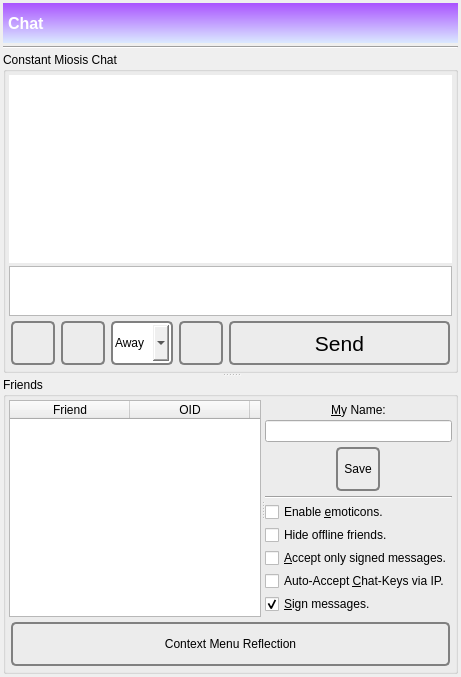
      <widget class="QWidget" name="tab_chat">
       <attribute name="icon">
        <iconset resource="../Icons/icons.qrc">
         <normaloff>:/nuvola/chat_t.png</normaloff>:/nuvola/chat_t.png</iconset>
       </attribute>
       <attribute name="title">
        <string/>
       </attribute>
       <attribute name="toolTip">
        <string>Chat</string>
       </attribute>
       <layout class="QVBoxLayout" name="verticalLayout_18">
        <property name="spacing">
         <number>3</number>
        </property>
        <property name="margin">
         <number>0</number>
        </property>
        <item>
         <widget class="QWidget" name="layouttab" native="true">
          <property name="sizePolicy">
           <sizepolicy hsizetype="Expanding" vsizetype="Expanding">
            <horstretch>0</horstretch>
            <verstretch>0</verstretch>
           </sizepolicy>
          </property>
          <layout class="QVBoxLayout" name="verticalLayout_20">
           <property name="spacing">
            <number>3</number>
           </property>
           <property name="margin">
            <number>3</number>
           </property>
           <item>
            <widget class="QLabel" name="banderole_chat">
             <property name="minimumSize">
              <size>
               <width>0</width>
               <height>40</height>
              </size>
             </property>
             <property name="font">
              <font>
               <pointsize>12</pointsize>
               <weight>75</weight>
               <bold>true</bold>
              </font>
             </property>
             <property name="autoFillBackground">
              <bool>false</bool>
             </property>
             <property name="styleSheet">
              <string notr="true">background-color: qlineargradient(spread:reflect, x1:0.023, y1:0.988636, x2:0.028, y2:0.011, stop:0 rgba(218, 232, 255, 255), stop:1 rgba(170, 85, 255, 255));

color: rgb(255, 255, 255);


</string>
             </property>
             <property name="text">
              <string>Chat</string>
             </property>
             <property name="margin">
              <number>0</number>
             </property>
             <property name="indent">
              <number>5</number>
             </property>
            </widget>
           </item>
           <item>
            <widget class="Line" name="line_7">
             <property name="orientation">
              <enum>Qt::Horizontal</enum>
             </property>
            </widget>
           </item>
           <item>
            <widget class="QSplitter" name="splitter_2">
             <property name="sizePolicy">
              <sizepolicy hsizetype="Preferred" vsizetype="Expanding">
               <horstretch>0</horstretch>
               <verstretch>0</verstretch>
              </sizepolicy>
             </property>
             <property name="orientation">
              <enum>Qt::Vertical</enum>
             </property>
             <property name="childrenCollapsible">
              <bool>false</bool>
             </property>
             <widget class="QSplitter" name="splitter">
              <property name="orientation">
               <enum>Qt::Vertical</enum>
              </property>
              <property name="childrenCollapsible">
               <bool>false</bool>
              </property>
              <widget class="QGroupBox" name="groupBox_9">
               <property name="sizePolicy">
                <sizepolicy hsizetype="Preferred" vsizetype="Preferred">
                 <horstretch>0</horstretch>
                 <verstretch>0</verstretch>
                </sizepolicy>
               </property>
               <property name="title">
                <string>Constant Miosis Chat</string>
               </property>
               <layout class="QVBoxLayout" name="verticalLayout_12">
                <property name="spacing">
                 <number>3</number>
                </property>
                <property name="margin">
                 <number>3</number>
                </property>
                <item>
                 <widget class="QTextBrowser" name="messages">
                  <property name="autoFillBackground">
                   <bool>false</bool>
                  </property>
                  <property name="frameShape">
                   <enum>QFrame::NoFrame</enum>
                  </property>
                  <property name="tabChangesFocus">
                   <bool>true</bool>
                  </property>
                  <property name="html">
                   <string>&lt;!DOCTYPE HTML PUBLIC &quot;-//W3C//DTD HTML 4.0//EN&quot; &quot;http://www.w3.org/TR/REC-html40/strict.dtd&quot;&gt;
&lt;html&gt;&lt;head&gt;&lt;meta name=&quot;qrichtext&quot; content=&quot;1&quot; /&gt;&lt;style type=&quot;text/css&quot;&gt;
p, li { white-space: pre-wrap; }
&lt;/style&gt;&lt;/head&gt;&lt;body style=&quot; font-family:'Sans'; font-size:8pt; font-weight:400; font-style:normal;&quot;&gt;
&lt;p style=&quot;-qt-paragraph-type:empty; margin-top:0px; margin-bottom:0px; margin-left:0px; margin-right:0px; -qt-block-indent:0; text-indent:0px; font-family:'MS Shell Dlg 2';&quot;&gt;&lt;br /&gt;&lt;/p&gt;&lt;/body&gt;&lt;/html&gt;</string>
                  </property>
                 </widget>
                </item>
                <item>
                 <widget class="spoton_textedit" name="message">
                  <property name="sizePolicy">
                   <sizepolicy hsizetype="Expanding" vsizetype="Preferred">
                    <horstretch>0</horstretch>
                    <verstretch>0</verstretch>
                   </sizepolicy>
                  </property>
                  <property name="maximumSize">
                   <size>
                    <width>16777215</width>
                    <height>50</height>
                   </size>
                  </property>
                  <property name="styleSheet">
                   <string notr="true">background-color: qlineargradient(x1: 0, y1: 0, x2: 0, y2: 1,
                                   stop: 0 #ffffc3, stop: 1 #FFFFFF);


</string>
                  </property>
                  <property name="tabChangesFocus">
                   <bool>true</bool>
                  </property>
                  <property name="acceptRichText">
                   <bool>false</bool>
                  </property>
                 </widget>
                </item>
                <item>
                 <layout class="QHBoxLayout" name="horizontalLayout_10">
                  <property name="spacing">
                   <number>2</number>
                  </property>
                  <item>
                   <widget class="QPushButton" name="clearMessages">
                    <property name="sizePolicy">
                     <sizepolicy hsizetype="Minimum" vsizetype="Fixed">
                      <horstretch>0</horstretch>
                      <verstretch>0</verstretch>
                     </sizepolicy>
                    </property>
                    <property name="minimumSize">
                     <size>
                      <width>48</width>
                      <height>48</height>
                     </size>
                    </property>
                    <property name="maximumSize">
                     <size>
                      <width>16777215</width>
                      <height>16777215</height>
                     </size>
                    </property>
                    <property name="toolTip">
                     <string>Clear Chat.</string>
                    </property>
                    <property name="styleSheet">
                     <string notr="true">QPushButton {
 border: 2px solid gray;
 background-color: qlineargradient(x1: 0, y1: 0, x2: 0, y2: 1,
                                   stop: 0 #E0E0E0, stop: 1 #FFFFFF);
 border-radius: 5px;
 margin: 2px;
 padding: 2px;
 }



QPushButton:hover { 
background-color: qlineargradient(x1: 0, y1: 0, x2: 0, y2: 1,
                                   stop: 0 rgb(254,229,172), stop: 1 #FFFFFF);
background-position: top center; } 

QPushButton:pressed {
     background-color: darkgrey;
     border-style: inset;
 }</string>
                    </property>
                    <property name="text">
                     <string/>
                    </property>
                    <property name="icon">
                     <iconset resource="../Icons/icons.qrc">
                      <normaloff>:/nuvola/clear.png</normaloff>:/nuvola/clear.png</iconset>
                    </property>
                    <property name="iconSize">
                     <size>
                      <width>32</width>
                      <height>32</height>
                     </size>
                    </property>
                    <property name="flat">
                     <bool>false</bool>
                    </property>
                   </widget>
                  </item>
                  <item>
                   <widget class="QPushButton" name="copyrepleo_chat">
                    <property name="sizePolicy">
                     <sizepolicy hsizetype="Fixed" vsizetype="Fixed">
                      <horstretch>0</horstretch>
                      <verstretch>0</verstretch>
                     </sizepolicy>
                    </property>
                    <property name="minimumSize">
                     <size>
                      <width>48</width>
                      <height>48</height>
                     </size>
                    </property>
                    <property name="maximumSize">
                     <size>
                      <width>16777215</width>
                      <height>16777215</height>
                     </size>
                    </property>
                    <property name="toolTip">
                     <string>Copy the Chat-Repleo of one! selected friend.</string>
                    </property>
                    <property name="styleSheet">
                     <string notr="true">QPushButton {
 border: 2px solid gray;
 background-color: qlineargradient(x1: 0, y1: 0, x2: 0, y2: 1,
                                   stop: 0 #E0E0E0, stop: 1 #FFFFFF);
 border-radius: 5px;
 margin: 2px;
 padding: 2px;
 }



QPushButton:hover { 
background-color: qlineargradient(x1: 0, y1: 0, x2: 0, y2: 1,
                                   stop: 0 rgb(254,229,172), stop: 1 #FFFFFF);
background-position: top center; } 

QPushButton:pressed {
     background-color: darkgrey;
     border-style: inset;
 }</string>
                    </property>
                    <property name="text">
                     <string/>
                    </property>
                    <property name="icon">
                     <iconset resource="../Icons/icons.qrc">
                      <normaloff>:/generic/repleo-chat.png</normaloff>:/generic/repleo-chat.png</iconset>
                    </property>
                    <property name="iconSize">
                     <size>
                      <width>32</width>
                      <height>32</height>
                     </size>
                    </property>
                    <property name="flat">
                     <bool>false</bool>
                    </property>
                   </widget>
                  </item>
                  <item>
                   <widget class="QComboBox" name="status">
                    <property name="sizePolicy">
                     <sizepolicy hsizetype="Preferred" vsizetype="Fixed">
                      <horstretch>0</horstretch>
                      <verstretch>0</verstretch>
                     </sizepolicy>
                    </property>
                    <property name="minimumSize">
                     <size>
                      <width>0</width>
                      <height>48</height>
                     </size>
                    </property>
                    <property name="toolTip">
                     <string>Set your status.</string>
                    </property>
                    <property name="styleSheet">
                     <string notr="true">QComboBox#status {
 border: 2px solid gray;
 background-color: qlineargradient(x1: 0, y1: 0, x2: 0, y2: 1,
                                   stop: 0 #E0E0E0, stop: 1 #FFFFFF);
 border-radius: 5px;
 margin: 2px;
 padding: 2px;
 
 }


QComboBox#status:hover { 
background-color: qlineargradient(x1: 0, y1: 0, x2: 0, y2: 1,
                                   stop: 0 rgb(254,229,172), stop: 1 #FFFFFF);
background-position: top center; } </string>
                    </property>
                    <property name="currentIndex">
                     <number>0</number>
                    </property>
                    <property name="maxCount">
                     <number>2100</number>
                    </property>
                    <property name="sizeAdjustPolicy">
                     <enum>QComboBox::AdjustToContents</enum>
                    </property>
                    <item>
                     <property name="text">
                      <string>Away</string>
                     </property>
                     <property name="icon">
                      <iconset resource="../Icons/icons.qrc">
                       <normaloff>:/nuvola/away.png</normaloff>:/nuvola/away.png</iconset>
                     </property>
                    </item>
                    <item>
                     <property name="text">
                      <string>Busy</string>
                     </property>
                     <property name="icon">
                      <iconset resource="../Icons/icons.qrc">
                       <normaloff>:/nuvola/busy.png</normaloff>:/nuvola/busy.png</iconset>
                     </property>
                    </item>
                    <item>
                     <property name="text">
                      <string>Offline</string>
                     </property>
                     <property name="icon">
                      <iconset resource="../Icons/icons.qrc">
                       <normaloff>:/nuvola/offline.png</normaloff>:/nuvola/offline.png</iconset>
                     </property>
                    </item>
                    <item>
                     <property name="text">
                      <string>Online</string>
                     </property>
                     <property name="icon">
                      <iconset resource="../Icons/icons.qrc">
                       <normaloff>:/nuvola/online.png</normaloff>:/nuvola/online.png</iconset>
                     </property>
                    </item>
                   </widget>
                  </item>
                  <item>
                   <widget class="QPushButton" name="melodica">
                    <property name="minimumSize">
                     <size>
                      <width>48</width>
                      <height>48</height>
                     </size>
                    </property>
                    <property name="maximumSize">
                     <size>
                      <width>16777215</width>
                      <height>16777215</height>
                     </size>
                    </property>
                    <property name="toolTip">
                     <string>&lt;html&gt;&lt;head/&gt;&lt;body&gt;&lt;table border=&quot;0&quot; style=&quot; margin-top:0px; margin-bottom:0px; margin-left:0px; margin-right:0px;&quot; width=&quot;350&quot; cellspacing=&quot;2&quot; cellpadding=&quot;0&quot;&gt;&lt;tr&gt;&lt;td&gt;&lt;p&gt;MELODICA: Call Friend with new Gemini&lt;br/&gt;(&lt;span style=&quot; text-decoration: underline;&quot;&gt;M&lt;/span&gt;ulti &lt;span style=&quot; text-decoration: underline;&quot;&gt;E&lt;/span&gt;ncrypted &lt;span style=&quot; text-decoration: underline;&quot;&gt;LO&lt;/span&gt;ng &lt;span style=&quot; text-decoration: underline;&quot;&gt;DI&lt;/span&gt;stance &lt;span style=&quot; text-decoration: underline;&quot;&gt;CA&lt;/span&gt;lling).&lt;/p&gt;&lt;/td&gt;&lt;/tr&gt;&lt;tr&gt;&lt;td&gt;&lt;p&gt;(Creates for selected friend an Auto-Gemini at both sides for instant perfect forward secrecy (IPFS)). It is renewed whenever you click MELDICA, and not only once per online-session.&lt;/p&gt;&lt;/td&gt;&lt;/tr&gt;&lt;/table&gt;&lt;/body&gt;&lt;/html&gt;</string>
                    </property>
                    <property name="styleSheet">
                     <string notr="true">QPushButton {
 border: 2px solid gray;
 background-color: qlineargradient(x1: 0, y1: 0, x2: 0, y2: 1,
                                   stop: 0 #E0E0E0, stop: 1 #FFFFFF);
 border-radius: 5px;
 margin: 2px;
 padding: 2px;
 }


QPushButton:hover { 
background-color: qlineargradient(x1: 0, y1: 0, x2: 0, y2: 1,
                                   stop: 0 rgb(254,229,172), stop: 1 #FFFFFF);
background-position: top center; } 

QPushButton:pressed {
     background-color: darkgrey;
     border-style: inset;
 }</string>
                    </property>
                    <property name="text">
                     <string/>
                    </property>
                    <property name="icon">
                     <iconset resource="../Icons/icons.qrc">
                      <normaloff>:/nuvola/melodica.png</normaloff>:/nuvola/melodica.png</iconset>
                    </property>
                    <property name="iconSize">
                     <size>
                      <width>32</width>
                      <height>32</height>
                     </size>
                    </property>
                   </widget>
                  </item>
                  <item>
                   <widget class="QPushButton" name="sendMessage">
                    <property name="sizePolicy">
                     <sizepolicy hsizetype="Expanding" vsizetype="Fixed">
                      <horstretch>0</horstretch>
                      <verstretch>0</verstretch>
                     </sizepolicy>
                    </property>
                    <property name="minimumSize">
                     <size>
                      <width>0</width>
                      <height>48</height>
                     </size>
                    </property>
                    <property name="font">
                     <font>
                      <pointsize>16</pointsize>
                     </font>
                    </property>
                    <property name="toolTip">
                     <string>Send message.</string>
                    </property>
                    <property name="styleSheet">
                     <string notr="true">QPushButton {
 border: 2px solid gray;
 background-color: qlineargradient(x1: 0, y1: 0, x2: 0, y2: 1,
                                   stop: 0 #E0E0E0, stop: 1 #FFFFFF);
 border-radius: 5px;
 margin: 2px;
 padding: 2px;
 }



QPushButton:hover { 
background-color: qlineargradient(x1: 0, y1: 0, x2: 0, y2: 1,
                                   stop: 0 rgb(254,229,172), stop: 1 #FFFFFF);
background-position: top center; } 

QPushButton:pressed {
     background-color: darkgrey;
     border-style: inset;
 }</string>
                    </property>
                    <property name="text">
                     <string>Send</string>
                    </property>
                    <property name="icon">
                     <iconset resource="../Icons/icons.qrc">
                      <normaloff>:/nuvola/ok.png</normaloff>:/nuvola/ok.png</iconset>
                    </property>
                    <property name="iconSize">
                     <size>
                      <width>24</width>
                      <height>24</height>
                     </size>
                    </property>
                   </widget>
                  </item>
                 </layout>
                </item>
               </layout>
              </widget>
             </widget>
             <widget class="QGroupBox" name="groupBox">
              <property name="sizePolicy">
               <sizepolicy hsizetype="Expanding" vsizetype="Expanding">
                <horstretch>0</horstretch>
                <verstretch>0</verstretch>
               </sizepolicy>
              </property>
              <property name="title">
               <string>Friends</string>
              </property>
              <layout class="QVBoxLayout" name="verticalLayout_11">
               <property name="spacing">
                <number>3</number>
               </property>
               <property name="margin">
                <number>3</number>
               </property>
               <item>
                <widget class="QSplitter" name="chatHorizontalSplitter">
                 <property name="sizePolicy">
                  <sizepolicy hsizetype="Preferred" vsizetype="Preferred">
                   <horstretch>0</horstretch>
                   <verstretch>0</verstretch>
                  </sizepolicy>
                 </property>
                 <property name="orientation">
                  <enum>Qt::Horizontal</enum>
                 </property>
                 <widget class="QTableWidget" name="participants">
                  <property name="toolTip">
                   <string>Double-click for pop-up window.</string>
                  </property>
                  <property name="verticalScrollBarPolicy">
                   <enum>Qt::ScrollBarAsNeeded</enum>
                  </property>
                  <property name="horizontalScrollBarPolicy">
                   <enum>Qt::ScrollBarAlwaysOff</enum>
                  </property>
                  <property name="selectionBehavior">
                   <enum>QAbstractItemView::SelectRows</enum>
                  </property>
                  <property name="verticalScrollMode">
                   <enum>QAbstractItemView::ScrollPerPixel</enum>
                  </property>
                  <property name="horizontalScrollMode">
                   <enum>QAbstractItemView::ScrollPerPixel</enum>
                  </property>
                  <property name="showGrid">
                   <bool>true</bool>
                  </property>
                  <property name="gridStyle">
                   <enum>Qt::DotLine</enum>
                  </property>
                  <property name="sortingEnabled">
                   <bool>true</bool>
                  </property>
                  <attribute name="horizontalHeaderDefaultSectionSize">
                   <number>120</number>
                  </attribute>
                  <attribute name="horizontalHeaderMinimumSectionSize">
                   <number>25</number>
                  </attribute>
                  <attribute name="horizontalHeaderStretchLastSection">
                   <bool>true</bool>
                  </attribute>
                  <attribute name="verticalHeaderVisible">
                   <bool>false</bool>
                  </attribute>
                  <column>
                   <property name="text">
                    <string>Friend</string>
                   </property>
                  </column>
                  <column>
                   <property name="text">
                    <string>OID</string>
                   </property>
                  </column>
                  <column>
                   <property name="text">
                    <string>neighbor_oid</string>
                   </property>
                  </column>
                  <column>
                   <property name="text">
                    <string>public_key_hash</string>
                   </property>
                  </column>
                  <column>
                   <property name="text">
                    <string>Status</string>
                   </property>
                  </column>
                  <column>
                   <property name="text">
                    <string>Last Status Change</string>
                   </property>
                  </column>
                  <column>
                   <property name="text">
                    <string>Gemini</string>
                   </property>
                   <property name="toolTip">
                    <string>AES-256 Encryption Key</string>
                   </property>
                  </column>
                  <column>
                   <property name="text">
                    <string>Gemini MAC</string>
                   </property>
                   <property name="toolTip">
                    <string>SHA-512 Hash Key</string>
                   </property>
                  </column>
                 </widget>
                 <widget class="QWidget" name="layoutWidget1">
                  <layout class="QVBoxLayout" name="verticalLayout_10">
                   <property name="spacing">
                    <number>3</number>
                   </property>
                   <item>
                    <widget class="Line" name="line_17">
                     <property name="sizePolicy">
                      <sizepolicy hsizetype="Fixed" vsizetype="Expanding">
                       <horstretch>0</horstretch>
                       <verstretch>0</verstretch>
                      </sizepolicy>
                     </property>
                     <property name="lineWidth">
                      <number>0</number>
                     </property>
                     <property name="orientation">
                      <enum>Qt::Vertical</enum>
                     </property>
                    </widget>
                   </item>
                   <item>
                    <widget class="QLabel" name="label_5">
                     <property name="text">
                      <string>&amp;My Name:</string>
                     </property>
                     <property name="alignment">
                      <set>Qt::AlignCenter</set>
                     </property>
                     <property name="buddy">
                      <cstring>nodeName</cstring>
                     </property>
                    </widget>
                   </item>
                   <item>
                    <widget class="QLineEdit" name="nodeName">
                     <property name="alignment">
                      <set>Qt::AlignCenter</set>
                     </property>
                    </widget>
                   </item>
                   <item>
                    <layout class="QHBoxLayout" name="horizontalLayout_9">
                     <property name="leftMargin">
                      <number>0</number>
                     </property>
                     <property name="topMargin">
                      <number>0</number>
                     </property>
                     <item>
                      <widget class="QPushButton" name="saveNodeName">
                       <property name="sizePolicy">
                        <sizepolicy hsizetype="Maximum" vsizetype="Fixed">
                         <horstretch>0</horstretch>
                         <verstretch>0</verstretch>
                        </sizepolicy>
                       </property>
                       <property name="minimumSize">
                        <size>
                         <width>48</width>
                         <height>48</height>
                        </size>
                       </property>
                       <property name="toolTip">
                        <string>Save my name.</string>
                       </property>
                       <property name="styleSheet">
                        <string notr="true">QPushButton {
 border: 2px solid gray;
 background-color: qlineargradient(x1: 0, y1: 0, x2: 0, y2: 1,
                                   stop: 0 #E0E0E0, stop: 1 #FFFFFF);
 border-radius: 5px;
 margin: 2px;
 padding: 2px;
 }


QPushButton:hover { 
background-color: qlineargradient(x1: 0, y1: 0, x2: 0, y2: 1,
                                   stop: 0 rgb(254,229,172), stop: 1 #FFFFFF);
background-position: top center; } 

QPushButton:pressed {
     background-color: darkgrey;
     border-style: inset;
 }
</string>
                       </property>
                       <property name="text">
                        <string>Save</string>
                       </property>
                       <property name="icon">
                        <iconset resource="../Icons/icons.qrc">
                         <normaloff>:/nuvola/ok.png</normaloff>:/nuvola/ok.png</iconset>
                       </property>
                      </widget>
                     </item>
                    </layout>
                   </item>
                   <item>
                    <widget class="Line" name="line">
                     <property name="orientation">
                      <enum>Qt::Horizontal</enum>
                     </property>
                    </widget>
                   </item>
                   <item>
                    <widget class="QCheckBox" name="enableChatEmoticons">
                     <property name="toolTip">
                      <string>Broadcast odd messages at odd times. Please note that this option will advertise your presence.</string>
                     </property>
                     <property name="text">
                      <string>Enable &amp;emoticons.</string>
                     </property>
                    </widget>
                   </item>
                   <item>
                    <widget class="QCheckBox" name="hideOfflineParticipants">
                     <property name="toolTip">
                      <string>Hide offline friends.</string>
                     </property>
                     <property name="text">
                      <string>Hide offline friends.</string>
                     </property>
                    </widget>
                   </item>
                   <item>
                    <widget class="QCheckBox" name="chatAcceptSigned">
                     <property name="toolTip">
                      <string>People, who have your key can only send messages, if they are signed and authenticated.</string>
                     </property>
                     <property name="text">
                      <string>&amp;Accept only signed messages.</string>
                     </property>
                     <property name="checked">
                      <bool>false</bool>
                     </property>
                    </widget>
                   </item>
                   <item>
                    <widget class="QCheckBox" name="acceptChatKeys">
                     <property name="toolTip">
                      <string>Accept, that neighbors with a Spot-on-gui-client (e.g. chat-servers) can send their key over IP to you. </string>
                     </property>
                     <property name="text">
                      <string>Auto-Accept &amp;Chat-Keys via IP.</string>
                     </property>
                     <property name="checked">
                      <bool>false</bool>
                     </property>
                    </widget>
                   </item>
                   <item>
                    <widget class="QCheckBox" name="chatSignMessages">
                     <property name="toolTip">
                      <string>Sign your own messages, friends then know, it is from you.</string>
                     </property>
                     <property name="text">
                      <string>&amp;Sign messages.</string>
                     </property>
                     <property name="checked">
                      <bool>true</bool>
                     </property>
                    </widget>
                   </item>
                   <item>
                    <widget class="Line" name="line_14">
                     <property name="sizePolicy">
                      <sizepolicy hsizetype="Fixed" vsizetype="Expanding">
                       <horstretch>0</horstretch>
                       <verstretch>0</verstretch>
                      </sizepolicy>
                     </property>
                     <property name="lineWidth">
                      <number>0</number>
                     </property>
                     <property name="orientation">
                      <enum>Qt::Vertical</enum>
                     </property>
                    </widget>
                   </item>
                  </layout>
                 </widget>
                </widget>
               </item>
               <item>
                <widget class="QPushButton" name="chatActionMenu">
                 <property name="minimumSize">
                  <size>
                   <width>48</width>
                   <height>48</height>
                  </size>
                 </property>
                 <property name="toolTip">
                  <string>Right mouse context menu as a button for tablets.</string>
                 </property>
                 <property name="styleSheet">
                  <string notr="true">QPushButton {
 border: 2px solid gray;
 background-color: qlineargradient(x1: 0, y1: 0, x2: 0, y2: 1,
                                   stop: 0 #E0E0E0, stop: 1 #FFFFFF);
 border-radius: 5px;
 margin: 2px;
 padding: 2px;
 }


QPushButton:hover { 
background-color: qlineargradient(x1: 0, y1: 0, x2: 0, y2: 1,
                                   stop: 0 rgb(254,229,172), stop: 1 #FFFFFF);
background-position: top center; } 

QPushButton:pressed {
     background-color: darkgrey;
     border-style: inset;
 }
</string>
                 </property>
                 <property name="text">
                  <string>Context Menu Reflection</string>
                 </property>
                </widget>
               </item>
              </layout>
             </widget>
            </widget>
           </item>
          </layout>
         </widget>
        </item>
       </layout>
      </widget>
